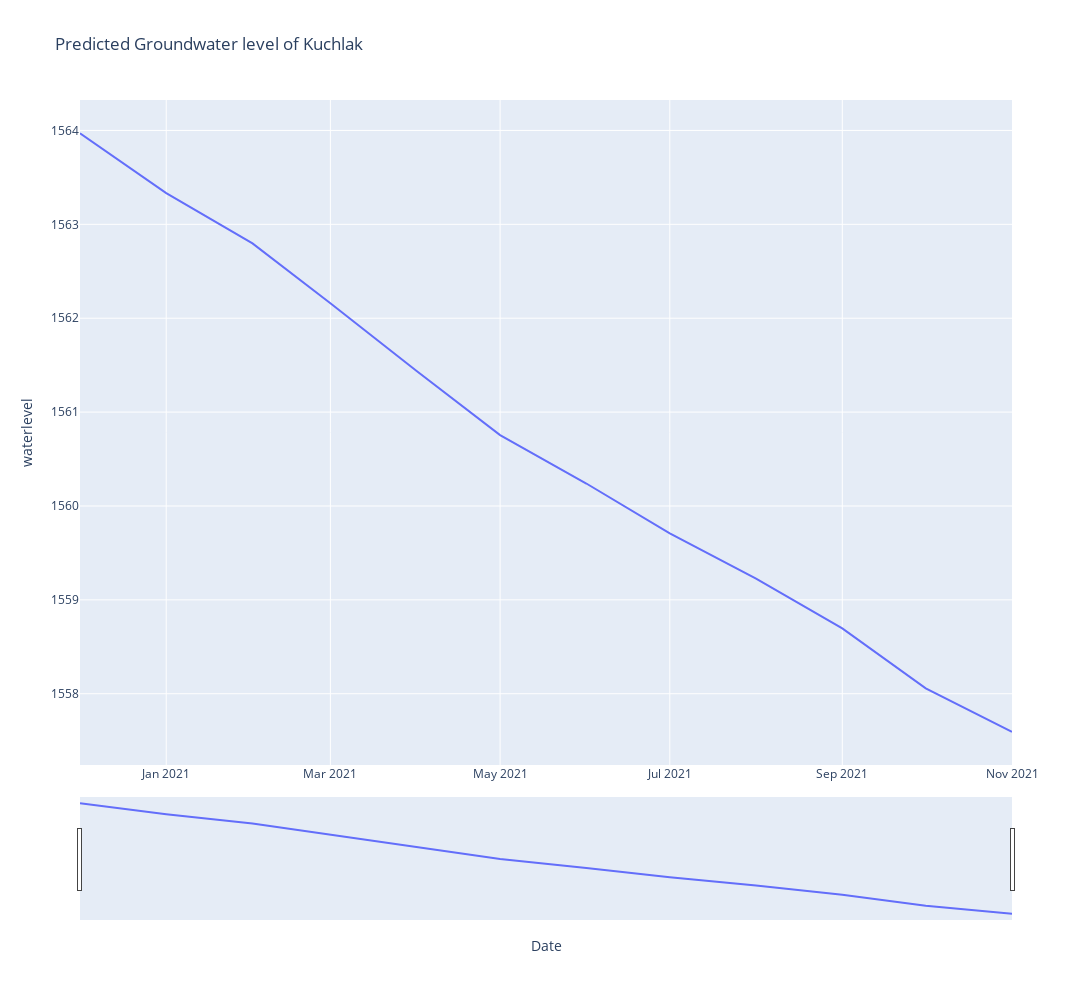

Write notebook code for a chart like this one.
### Code cell
#batch size is actually the number of months you want to predict further

batch_size= int(input("Enter batch size   : "))
df= forecast(model1, batch_size, data)
plot(df)

### Figure 1 — Plotly figure (JSON) as saved in the notebook; plotly's stock layout.template omitted (floating-point values rounded to 4 significant figures)
{"data": [{"hovertemplate": "Date=%{x}<br>waterlevel=%{y}<extra></extra>", "legendgroup": "", "line": {"color": "#636efa", "dash": "solid"}, "marker": {"symbol": "circle"}, "mode": "lines", "name": "", "orientation": "v", "showlegend": false, "type": "scatter", "x": ["2020-12", "2021-01", "2021-02", "2021-03", "2021-04", "2021-05", "2021-06", "2021-07", "2021-08", "2021-09", "2021-10", "2021-11"], "xaxis": "x", "y": [1564.0, 1563.0, 1563.0, 1562.0, 1561.0, 1561.0, 1560.0, 1560.0, 1559.0, 1559.0, 1558.0, 1558.0], "yaxis": "y"}], "layout": {"height": 1000, "legend": {"tracegroupgap": 0}, "title": {"text": " Predicted Groundwater level of Kuchlak "}, "width": 1500, "xaxis": {"anchor": "y", "domain": [0, 1], "rangeslider": {"visible": true}, "title": {"text": "Date"}}, "yaxis": {"anchor": "x", "domain": [0, 1], "title": {"text": "waterlevel"}}}}
